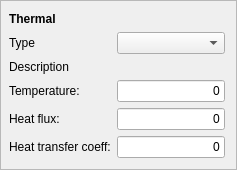
        <widget class="QFrame" name="thermalFrame">
         <property name="frameShape">
          <enum>QFrame::StyledPanel</enum>
         </property>
         <property name="frameShadow">
          <enum>QFrame::Raised</enum>
         </property>
         <layout class="QVBoxLayout" name="layoutThermalFrame">
          <property name="leftMargin">
           <number>8</number>
          </property>
          <item>
           <widget class="QLabel" name="label_thermal">
            <property name="font">
             <font>
              <weight>75</weight>
              <bold>true</bold>
             </font>
            </property>
            <property name="text">
             <string>Thermal</string>
            </property>
            <property name="wordWrap">
             <bool>false</bool>
            </property>
           </widget>
          </item>
          <item>
           <layout class="QFormLayout" name="layoutThermal">
            <item row="0" column="0">
             <widget class="QLabel" name="labelThermalBoundaryType">
              <property name="sizePolicy">
               <sizepolicy hsizetype="Minimum" vsizetype="Preferred">
                <horstretch>0</horstretch>
                <verstretch>0</verstretch>
               </sizepolicy>
              </property>
              <property name="text">
               <string>Type</string>
              </property>
             </widget>
            </item>
            <item row="0" column="1">
             <widget class="QComboBox" name="comboThermalBoundaryType">
              <property name="minimumSize">
               <size>
                <width>0</width>
                <height>0</height>
               </size>
              </property>
             </widget>
            </item>
            <item row="1" column="0">
             <widget class="QLabel" name="label">
              <property name="sizePolicy">
               <sizepolicy hsizetype="Minimum" vsizetype="Preferred">
                <horstretch>0</horstretch>
                <verstretch>0</verstretch>
               </sizepolicy>
              </property>
              <property name="text">
               <string>Description </string>
              </property>
              <property name="wordWrap">
               <bool>true</bool>
              </property>
             </widget>
            </item>
            <item row="1" column="1">
             <widget class="QLabel" name="labelThermalDescription">
              <property name="text">
               <string/>
              </property>
              <property name="wordWrap">
               <bool>true</bool>
              </property>
             </widget>
            </item>
            <item row="2" column="0">
             <widget class="QLabel" name="labelTemperature">
              <property name="text">
               <string>Temperature:</string>
              </property>
             </widget>
            </item>
            <item row="2" column="1">
             <widget class="Gui::InputField" name="inputTemperature">
              <property name="sizePolicy">
               <sizepolicy hsizetype="Preferred" vsizetype="Fixed">
                <horstretch>0</horstretch>
                <verstretch>0</verstretch>
               </sizepolicy>
              </property>
              <property name="text">
               <string>0</string>
              </property>
              <property name="alignment">
               <set>Qt::AlignRight|Qt::AlignTrailing|Qt::AlignVCenter</set>
              </property>
              <property name="singleStep" stdset="0">
               <double>1.000000000000000</double>
              </property>
              <property name="minimum" stdset="0">
               <double>0.000000000000000</double>
              </property>
              <property name="unit" stdset="0">
               <string notr="true">K</string>
              </property>
              <property name="format" stdset="0">
               <string>g</string>
              </property>
             </widget>
            </item>
            <item row="3" column="0">
             <widget class="QLabel" name="labelHeatFlux">
              <property name="text">
               <string>Heat flux:</string>
              </property>
             </widget>
            </item>
            <item row="3" column="1">
             <widget class="Gui::InputField" name="inputHeatFlux">
              <property name="sizePolicy">
               <sizepolicy hsizetype="Preferred" vsizetype="Fixed">
                <horstretch>0</horstretch>
                <verstretch>0</verstretch>
               </sizepolicy>
              </property>
              <property name="text">
               <string>0</string>
              </property>
              <property name="alignment">
               <set>Qt::AlignRight|Qt::AlignTrailing|Qt::AlignVCenter</set>
              </property>
              <property name="singleStep" stdset="0">
               <double>1.000000000000000</double>
              </property>
              <property name="unit" stdset="0">
               <string notr="true">W/m^2</string>
              </property>
              <property name="format" stdset="0">
               <string>g</string>
              </property>
             </widget>
            </item>
            <item row="4" column="0">
             <widget class="QLabel" name="labelHTCeoff">
              <property name="text">
               <string>Heat transfer coeff:</string>
              </property>
             </widget>
            </item>
            <item row="4" column="1">
             <widget class="Gui::InputField" name="inputHeatTransferCoeff">
              <property name="sizePolicy">
               <sizepolicy hsizetype="Preferred" vsizetype="Fixed">
                <horstretch>0</horstretch>
                <verstretch>0</verstretch>
               </sizepolicy>
              </property>
              <property name="text">
               <string>0</string>
              </property>
              <property name="alignment">
               <set>Qt::AlignRight|Qt::AlignTrailing|Qt::AlignVCenter</set>
              </property>
              <property name="singleStep" stdset="0">
               <double>1.000000000000000</double>
              </property>
              <property name="minimum" stdset="0">
               <double>0.000000000000000</double>
              </property>
              <property name="unit" stdset="0">
               <string notr="true">W/m^2/K</string>
              </property>
              <property name="format" stdset="0">
               <string>g</string>
              </property>
             </widget>
            </item>
           </layout>
          </item>
         </layout>
        </widget>
